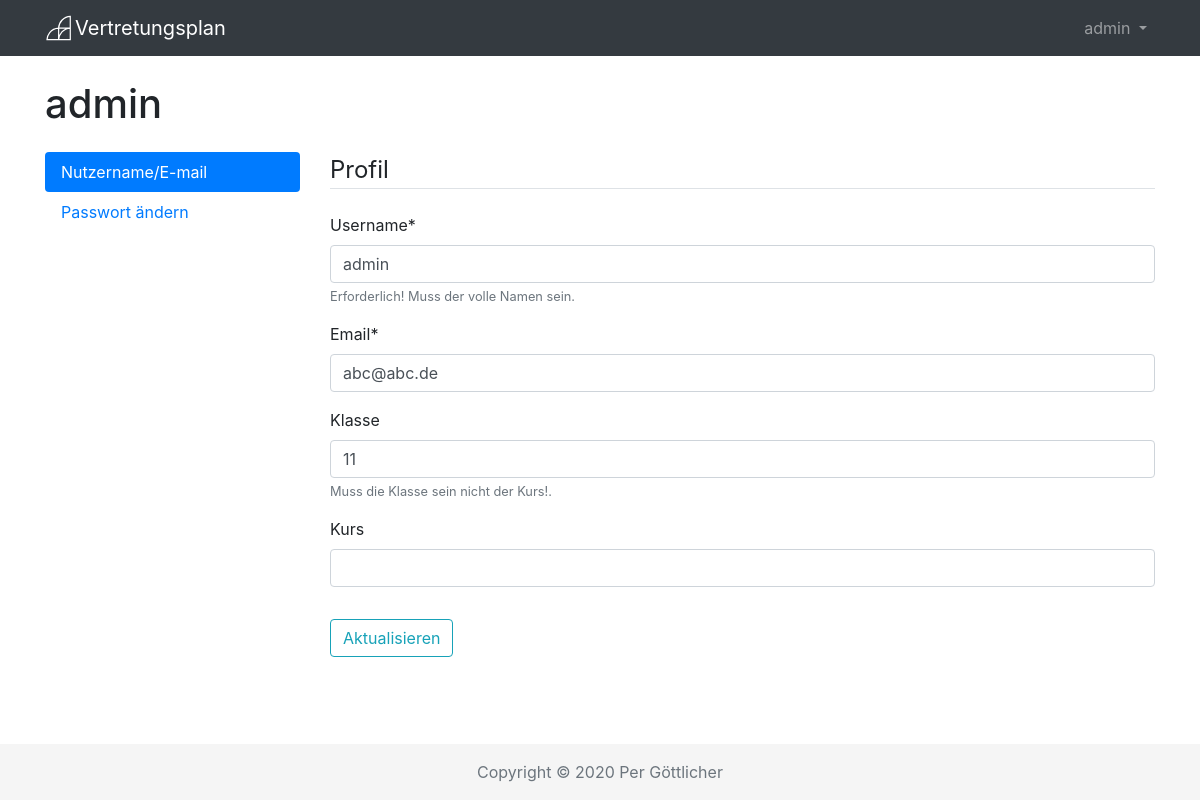
The page /profile/ (signed in) on the database its author committed.
### customUser/models.py (models this page shows, shortened)
class SiteUser(AbstractBaseUser, PermissionsMixin):
    username_validator = UnicodeUsernameValidator()
    username = models.CharField(
        _('username'),
        max_length=150,
        unique=True,
        help_text=_('Erforderlich! Muss der volle Namen sein.'),
        validators=[username_validator],
        error_messages={
            'unique': _("A user with that username already exists."),
        },
    )
    email = models.EmailField(_('email address'), blank=True)
    is_staff = models.BooleanField(
        _('staff status'),
        default=False,
        help_text=_('Designates whether the user can log into this admin site.'),
    )
    is_active = models.BooleanField(
        _('active'),
        default=False,
        help_text=_(
            'Designates whether this user should be treated as active. '
            'Unselect this instead of deleting accounts.'
        ),
    )
    date_joined = models.DateTimeField(_('date joined'), default=timezone.now)
    objects = UserManager()
    EMAIL_FIELD = 'email'
    USERNAME_FIELD = 'username'
    REQUIRED_FIELDS = ['email']
    class Meta:
        verbose_name = _('user')
        verbose_name_plural = _('users')
        abstract = False

### userManagement/models.py (models this page shows, shortened)
class Profile(models.Model):
    user = models.OneToOneField(SiteUser, on_delete=models.CASCADE)
    klasse = models.CharField(max_length = 3,
        verbose_name= 'Klasse',
        help_text=('Muss die Klasse sein nicht der Kurs!.'),
        validators = [UnicodeClassValidator],
        blank = True
        )
    kurs = models.CharField(max_length = 10, verbose_name = 'Kurs', blank = True)

### userManagement/views.py (the view)
# urls.py: path('profile/', userManagement_views.profile, name = 'profile'),
@csrf_protect
@login_required
def profile(request):
    active_tab = 'username-mail'
    if request.method == 'POST':
        if 'u_form' in request.POST:
            p_form = ProfileUpdateForm(request.POST, instance = request.user.profile)
            u_form = UserUpdateForm(request.POST, instance=request.user)
            if u_form.is_valid():
                u_form.save()
            if p_form.is_valid():
                p_form.save()
            p_c_form = PasswordChangeForm(request.user)
            active_tab = 'username-mail'
        elif 'p_c_form' in request.POST:
            p_c_form = PasswordChangeForm(request.user, request.POST)
            if p_c_form.is_valid():
                user = p_c_form.save()
                update_session_auth_hash(request, user)
                messages.success(request, 'Ihr Passwort wurde erfolgreich geändert')
            else:
                active_tab = 'change-password'
            u_form = UserUpdateForm(instance=request.user)
            p_form = ProfileUpdateForm(request.POST, instance = request.user.profile)
    else:
        u_form = UserUpdateForm(instance=request.user)
        p_form = ProfileUpdateForm(instance = request.user.profile)
        p_c_form = PasswordChangeForm(request.user)
    context = {
        'u_form': u_form,
        'p_form': p_form,
        'p_c_form': p_c_form,
        'active_tab': active_tab,
    }
    return render(request, 'userManagement/profile.html', context)

### userManagement/forms.py
class UserUpdateForm(forms.ModelForm):
    email = forms.EmailField()
    class Meta:
        model = SiteUser
        fields = ['username', 'email']

class ProfileUpdateForm(forms.ModelForm):
    class Meta:
        model = Profile
        fields = ['klasse', 'kurs']

### userManagement/templatetags/user_tags.py (called while the page is built)
@register.filter()
def has_group(user, group_name):
    return_val = False
    group_name = group_name.split(", ")
    group_name.append("admin")
    user_groups = user.groups.values_list("name", flat=True)
    for g_n in group_name:
        if g_n in user_groups:
            return_val = True
    return return_val

### userManagement/templates/userManagement/profile.html (shortened to what this page needs)
{% extends "userManagement/profile-base.html" %}
{% load crispy_forms_tags %}
{% block username-mail %}
    <form method="POST" enctype="multipart/form-data">
        <fieldset class = "form-group">
            <legend class = "border-bottom mb-4">
                Profil
            </legend>
            {{ u_form|crispy }}
            {{ p_form|crispy }}
        </fieldset>
        <div class = "form-group">
            <button class = "btn btn-outline-info" type = "submit" name = "u_form">
                Aktualisieren
            </button>
        </div>
    </form>
{% endblock username-mail %}

### userManagement/templates/userManagement/profile-base.html (shortened to what this page needs)
{% extends "base.html" %}
{% load crispy_forms_tags %}
{% block content %}
    <h1 class = "mb-4">
        {{ user.username }}
    </h1>
    <div class="row">
        <div class="col-xs-auto col-md-3 mb-4">
            <div class="nav flex-column nav-pills" id="v-pills-tab" role="tablist" aria-orientation="vertical">
                <a class="nav-link {% if active_tab == 'username-mail' %}active{% endif %}" id="username-mail-tab" data-toggle="pill" href="#username-mail" role="tab" aria-controls="username-mail" aria-selected="true">Nutzername/E-mail</a>
                <a class="nav-link {% if active_tab == 'change-password' %}active{% endif %}" id="change-password-tab" data-toggle="pill" href="#change-password" role="tab" aria-controls="change-password" aria-selected="true">Passwort ändern</a>
            </div>
        </div>
        <div class="col-xs-auto col-md-9">
            <div class="tab-content" id="v-pills-tabContent">
                <div class="tab-pane fade {% if active_tab == 'username-mail' %}show active{% endif %}" id="username-mail" role="tabpanel" aria-labelledby="username-mail-tab">
                    {% block username-mail %} {% endblock username-mail %}
                </div>
            </div>
        </div>
    </div>
{% endblock content %}

### templates/base.html (shortened to what this page needs)
{% load static %}
{% load user_tags %}
<!doctype html>
<html lang="de">
  <head>
    <link rel="stylesheet" href="https://stackpath.bootstrapcdn.com/bootstrap/4.4.1/css/bootstrap.min.css">
    <link rel="stylesheet" href="{% static 'css/dropzone.css' %}">
  </head>
  <body class = "d-flex flex-column min-vh-100 ministry-teams">
    <header class = "site-header">
        <nav class="navbar navbar-expand-lg navbar-dark bg-dark">
            <div class = "container">
                <a class="navbar-brand" href="{% url 'vplan-home' %}"><img src="{% static "userManagement/img/whglogo.svg" %}" width="30" height="30" class="d-inline-block align-top" alt="">Vertretungsplan</a>
                <div class="collapse navbar-collapse" id="navbarNavDropdown">
                    <ul class="navbar-nav ml-auto">
                        {% if user.is_authenticated %}
                        <li class="nav-item dropdown">
                            <a class="nav-link dropdown-toggle" href="#" id="navbarDropdownMenuLink" role="button" data-toggle="dropdown" data-display="static" aria-haspopup="true" aria-expanded="false">
                                    {{ user.username }}
                            </a>
                        </li>
                        {% endif %}
                    </ul>
                </div>
            </div>
        </nav>
    </header>
    <main role = "main" class = "flex-shrink-0">
        <div class="container mt-4">
            {% block content  %}
            {% endblock content %}
        </div>
    </main>
    <footer class="footer text-center mt-auto py-3" >
        <div class="container">
            <span class="text-muted" >
                    {% now "Y" as current_year %}
                	Copyright © {{ current_year }} Per Göttlicher
            </span>
        </div>
    </footer>
</body>
</html>

### templates/base.html (style rules this page uses)
.footer { background-color: #f5f5f5; }

### rows shown on the page
SiteUser: username "admin", email "abc@abc.de"
Profile: klasse "11"

### other values the page prints
{{ current_year }} "2020"
